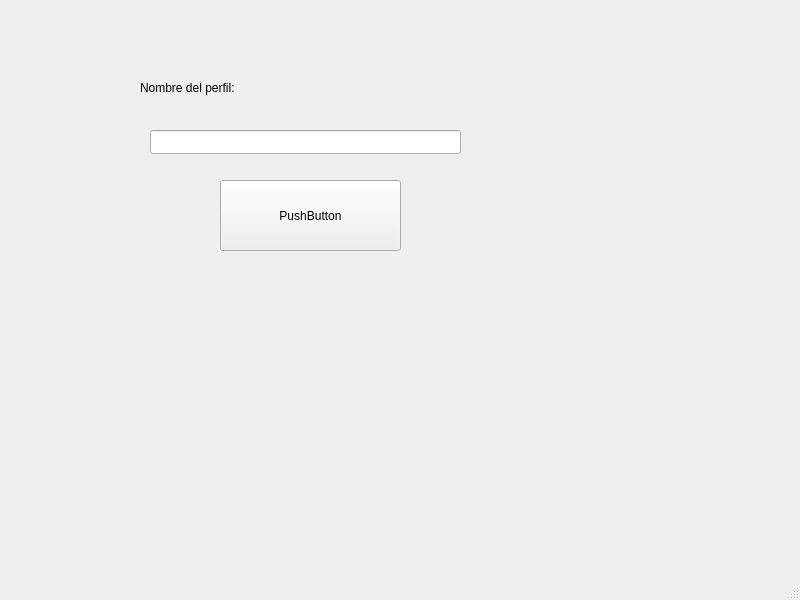
<?xml version="1.0" encoding="UTF-8"?>
<ui version="4.0">
 <class>MainWindow</class>
 <widget class="QMainWindow" name="MainWindow">
  <property name="geometry">
   <rect>
    <x>0</x>
    <y>0</y>
    <width>800</width>
    <height>600</height>
   </rect>
  </property>
  <property name="windowTitle">
   <string>MainWindow</string>
  </property>
  <widget class="QWidget" name="centralwidget">
   <widget class="QPushButton" name="pushButton">
    <property name="geometry">
     <rect>
      <x>220</x>
      <y>180</y>
      <width>181</width>
      <height>71</height>
     </rect>
    </property>
    <property name="text">
     <string>PushButton</string>
    </property>
   </widget>
   <widget class="QLineEdit" name="entradaNonrePerfil">
    <property name="geometry">
     <rect>
      <x>150</x>
      <y>130</y>
      <width>311</width>
      <height>24</height>
     </rect>
    </property>
   </widget>
   <widget class="QLabel" name="inputNombrePerfil">
    <property name="geometry">
     <rect>
      <x>140</x>
      <y>80</y>
      <width>191</width>
      <height>16</height>
     </rect>
    </property>
    <property name="text">
     <string>Nombre del perfil:</string>
    </property>
   </widget>
  </widget>
  <widget class="QStatusBar" name="statusbar"/>
 </widget>
 <resources/>
 <connections/>
</ui>
